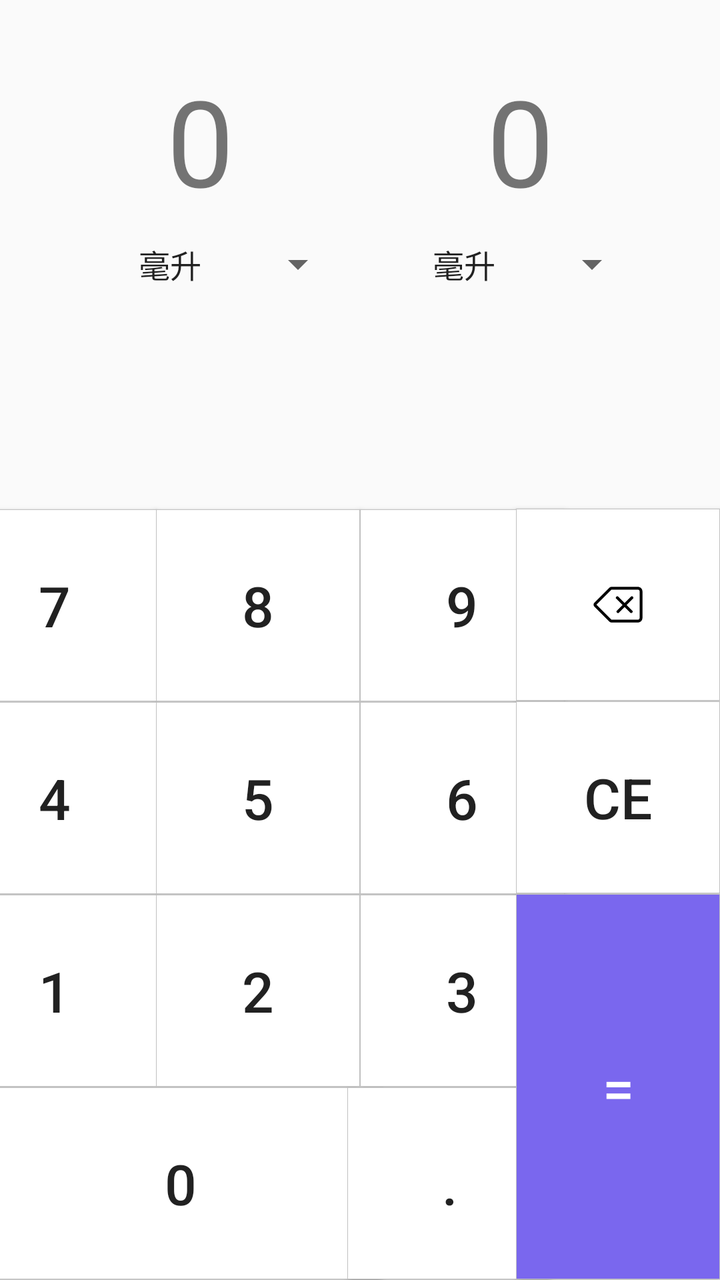
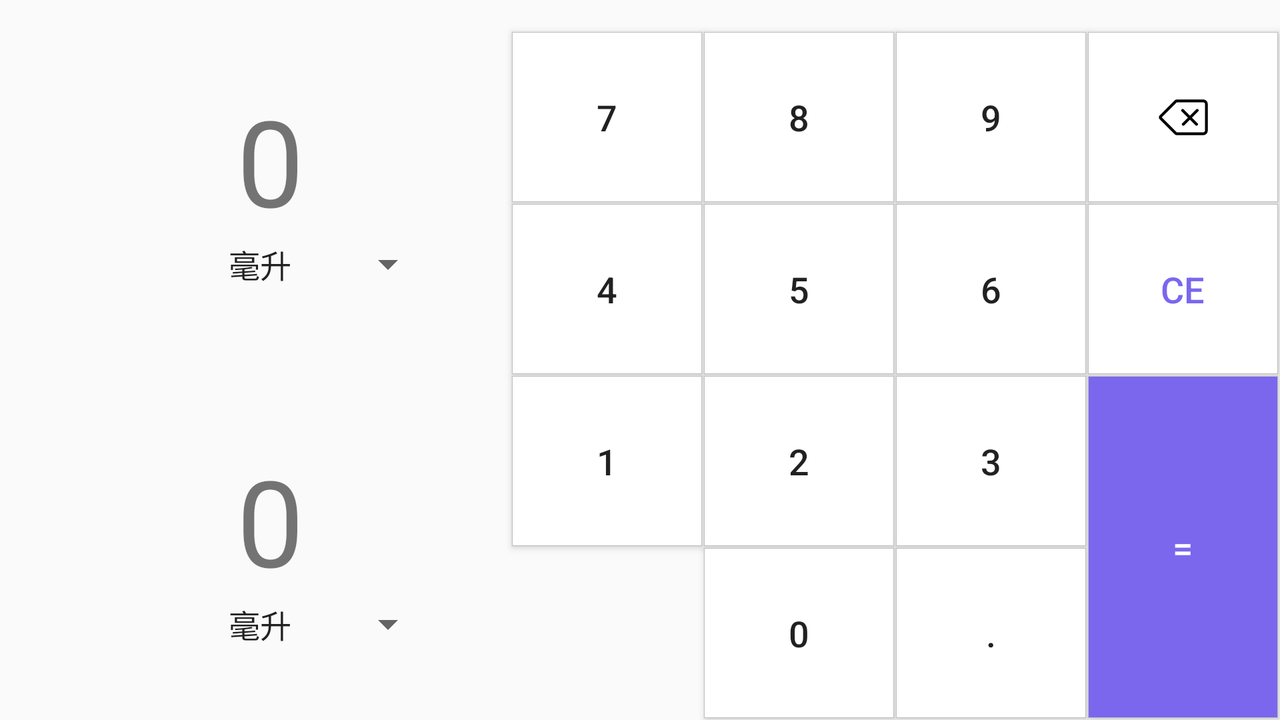

The same Android screen from two of the app's own layout files: first res/layout/ as a phone draws it, then the repository's variant for another configuration, drawn on a device whose configuration selects that folder. Both files follow.
<!-- AndroidManifest.xml: application theme AppTheme -->
<!-- res/layout/fragment_volume.xml -->
<?xml version="1.0" encoding="utf-8"?>
<androidx.constraintlayout.widget.ConstraintLayout
    xmlns:android="http://schemas.android.com/apk/res/android"
    xmlns:app="http://schemas.android.com/apk/res-auto"
    xmlns:tools="http://schemas.android.com/tools"
    android:layout_width="match_parent"
    android:layout_height="match_parent">

    <TextView
        android:id="@+id/vol_textView_1"
        android:layout_width="200dp"
        android:layout_height="wrap_content"
        android:gravity="center"
        style="@style/textViewTextSize"
        android:layout_marginTop="20dp"
        app:layout_constraintStart_toStartOf="parent"
        app:layout_constraintTop_toTopOf="parent"
        app:layout_constraintBottom_toTopOf="@id/vol_spinner_first" />

    <TextView
        android:id="@+id/vol_textView_2"
        android:layout_width="200dp"
        android:layout_height="wrap_content"
        android:gravity="center"
        style="@style/textViewTextSize"
        android:layout_marginTop="20dp"
        app:layout_constraintEnd_toEndOf="parent"
        app:layout_constraintTop_toTopOf="parent"
        app:layout_constraintBottom_toTopOf="@id/vol_spinner_second" />

    <androidx.appcompat.widget.AppCompatSpinner
        android:id="@+id/vol_spinner_first"
        android:layout_width="wrap_content"
        android:layout_height="wrap_content"
        android:entries="@array/array_vol"
        style="@style/common_spinner"
        android:popupTheme="@style/common_spinner"
        android:layout_marginTop="120dp"
        android:layout_marginLeft="45dp"
        app:layout_constraintStart_toStartOf="parent"
        app:layout_constraintTop_toTopOf="parent" />

    <androidx.appcompat.widget.AppCompatSpinner
        android:id="@+id/vol_spinner_second"
        android:layout_width="wrap_content"
        android:layout_height="wrap_content"
        android:entries="@array/array_vol"
        style="@style/common_spinner"
        android:popupTheme="@style/common_spinner"
        android:layout_marginTop="120dp"
        android:layout_marginRight="40dp"
        app:layout_constraintEnd_toEndOf="parent"
        app:layout_constraintTop_toTopOf="parent" />

    <Button
        android:id="@+id/vol_btn_0"
        style="@style/buttonStyle"
        android:layout_width="202dp"
        android:background="@drawable/button_gray_background"
        android:text="0"
        app:layout_constraintBottom_toBottomOf="parent"
        app:layout_constraintEnd_toStartOf="@id/vol_btn_3"
        app:layout_constraintStart_toStartOf="parent" />

    <Button
        android:id="@+id/vol_btn_point"
        style="@style/buttonStyle"
        android:text="."
        android:background="@drawable/button_gray_background"
        app:layout_constraintStart_toEndOf="@id/vol_btn_0"
        app:layout_constraintBottom_toBottomOf="parent"
        app:layout_constraintEnd_toStartOf="@id/vol_btn_equal"/>

    <Button
        android:id="@+id/vol_btn_1"
        style="@style/buttonStyle"
        android:background="@drawable/button_gray_background"
        android:text="1"
        app:layout_constraintStart_toStartOf="parent"
        app:layout_constraintBottom_toTopOf="@id/vol_btn_0"
        app:layout_constraintEnd_toStartOf="@id/vol_btn_2"
        />

    <Button
        android:id="@+id/vol_btn_2"
        style="@style/buttonStyle"
        android:background="@drawable/button_gray_background"
        android:text="2"
        app:layout_constraintStart_toEndOf="@id/vol_btn_1"
        app:layout_constraintBottom_toTopOf="@id/vol_btn_0"
        app:layout_constraintEnd_toStartOf="@id/vol_btn_3"
        />

    <Button
        android:id="@+id/vol_btn_3"
        style="@style/buttonStyle"
        android:background="@drawable/button_gray_background"
        android:text="3"
        app:layout_constraintStart_toEndOf="@id/vol_btn_2"
        app:layout_constraintBottom_toTopOf="@id/vol_btn_point"
        app:layout_constraintEnd_toStartOf="@id/vol_btn_equal"
        />

    <Button
        android:id="@+id/vol_btn_4"
        style="@style/buttonStyle"
        android:background="@drawable/button_gray_background"
        android:text="4"
        app:layout_constraintStart_toStartOf="parent"
        app:layout_constraintBottom_toTopOf="@id/vol_btn_1"
        app:layout_constraintEnd_toStartOf="@id/vol_btn_5"
        />

    <Button
        android:id="@+id/vol_btn_5"
        style="@style/buttonStyle"
        android:background="@drawable/button_gray_background"
        android:text="5"
        app:layout_constraintStart_toEndOf="@id/vol_btn_4"
        app:layout_constraintBottom_toTopOf="@id/vol_btn_2"
        app:layout_constraintEnd_toStartOf="@id/vol_btn_6"
        />

    <Button
        android:id="@+id/vol_btn_6"
        style="@style/buttonStyle"
        android:background="@drawable/button_gray_background"
        android:text="6"
        app:layout_constraintStart_toEndOf="@id/vol_btn_5"
        app:layout_constraintBottom_toTopOf="@id/vol_btn_3"
        app:layout_constraintEnd_toStartOf="@id/vol_btn_ce"
        />

    <Button
        android:id="@+id/vol_btn_7"
        style="@style/buttonStyle"
        android:background="@drawable/button_gray_background"
        android:text="7"
        app:layout_constraintStart_toStartOf="parent"
        app:layout_constraintBottom_toTopOf="@id/vol_btn_4"
        app:layout_constraintEnd_toStartOf="@id/vol_btn_8"
        />

    <Button
        android:id="@+id/vol_btn_8"
        style="@style/buttonStyle"
        android:background="@drawable/button_gray_background"
        android:text="8"
        app:layout_constraintStart_toEndOf="@id/vol_btn_7"
        app:layout_constraintBottom_toTopOf="@id/vol_btn_5"
        app:layout_constraintEnd_toStartOf="@id/vol_btn_9"
        />

    <Button
        android:id="@+id/vol_btn_9"
        style="@style/buttonStyle"
        android:background="@drawable/button_gray_background"
        android:text="9"
        app:layout_constraintStart_toEndOf="@id/vol_btn_8"
        app:layout_constraintBottom_toTopOf="@id/vol_btn_6"
        app:layout_constraintEnd_toStartOf="@id/vol_btn_del"
        />

    <ImageButton
        android:id="@+id/vol_btn_del"
        style="@style/buttonStyle"
        android:translationZ="2dp"
        android:background="@drawable/button_gray_background"
        app:layout_constraintBottom_toTopOf="@id/vol_btn_ce"
        app:layout_constraintEnd_toEndOf="parent"
        app:layout_constraintLeft_toRightOf="@id/vol_btn_9"
        app:srcCompat="@drawable/ic_delete" />

    <Button
        android:id="@+id/vol_btn_ce"
        style="@style/buttonStyle"
        android:background="@drawable/button_gray_background"
        android:text="ce"
        app:layout_constraintBottom_toTopOf="@id/vol_btn_equal"
        app:layout_constraintEnd_toEndOf="parent"
        app:layout_constraintLeft_toRightOf="@id/vol_btn_6" />

    <Button
        android:id="@+id/vol_btn_equal"
        style="@style/buttonStyle"
        android:layout_height="192.5dp"
        android:background="@drawable/button_blue_background"
        android:text="="
        android:textColor="#fff"
        app:layout_constraintBottom_toBottomOf="parent"
        app:layout_constraintEnd_toEndOf="parent"
        app:layout_constraintLeft_toRightOf="@id/vol_btn_point" />

</androidx.constraintlayout.widget.ConstraintLayout>
<!-- resources referenced by this layout -->
<resources>
  <array name="array_vol">
          <item>毫升</item>
          <item>立方厘米</item>
          <item>升</item>
          <item>立方米</item>
      </array>
  <!-- drawable button_blue_background (drawable) -->
  <?xml version="1.0" encoding="utf-8"?>
  <selector xmlns:android="http://schemas.android.com/apk/res/android">
      <item android:state_pressed="false">
          <shape>
              <solid android:color="@color/colorBlue"></solid>
              <stroke android:width="0.05dp"
                  android:color="#c0c0c0"></stroke>
          </shape>
      </item>
  
      <item android:state_pressed="true">
          <shape>
              <solid android:color="@color/colorLightBlue"></solid>
              <stroke android:width="0.05dp"
                  android:color="#c0c0c0"></stroke>
          </shape>
      </item>
  </selector>
  <!-- drawable button_gray_background (drawable) -->
  <?xml version="1.0" encoding="utf-8"?>
  <selector xmlns:android="http://schemas.android.com/apk/res/android">
      <item android:state_pressed="false">
          <shape>
              <solid android:color="#fff"></solid>
              <stroke android:width="0.05dp"
                  android:color="#c0c0c0"></stroke>
          </shape>
      </item>
  
      <item android:state_pressed="true">
          <shape>
              <solid android:color="@color/light_gray"></solid>
              <stroke android:width="0.05dp"
                  android:color="#c0c0c0"></stroke>
          </shape>
      </item>
  </selector>
  <style name="buttonStyle">
          <item name="android:layout_width">102dp</item>
          <item name="android:layout_height">96dp</item>
          <item name="android:layout_marginBottom">0.025dp</item>
          <item name="android:textSize">28sp</item>
      </style>
  <style name="common_spinner">
          
          <item name="android:popupBackground">#fff</item>
          <item name="android:layout_gravity">center</item>
          <item name="android:gravity">center</item>
          <item name="android:layout_width">wrap_content</item>
          <item name="android:layout_height">match_parent</item>
          
          <item name="android:dropDownVerticalOffset">?attr/actionBarSize</item>
          
          <item name="android:dropDownSelector">@color/light_gray</item>
          
          <item name="android:dropDownListViewStyle">@style/spinnerListStyle</item>
          
          <item name="android:dropDownItemStyle">@style/itemSpinnerStyle</item>
      </style>
  <style name="textViewTextSize">
          <item name="android:textSize">60sp</item>
          <item name="android:text">0</item>
      </style>
  <style name="AppTheme" parent="Theme.AppCompat.Light.DarkActionBar">
          
          <item name="colorPrimary">@color/colorPrimary</item>
          <item name="colorPrimaryDark">@color/colorPrimaryDark</item>
          <item name="colorAccent">@color/colorAccent</item>
      </style>
  <color name="colorBlue">#7A67EE</color>
  <color name="colorLightBlue">#FF00FF</color>
  <color name="light_gray">#D3D3D3</color>
  <style name="spinnerListStyle" parent="@android:style/Widget.ListView.DropDown">
          <item name="android:divider">@color/light_gray</item>
          <item name="android:dividerHeight">1dp</item>
      </style>
  <style name="itemSpinnerStyle" parent="@android:style/Widget.TextView.SpinnerItem">
          <item name="android:textColor">@color/black</item>
          <item name="android:textSize">30sp</item>
      </style>
  <color name="colorPrimary">#008577</color>
  <color name="colorPrimaryDark">#00574B</color>
  <color name="colorAccent">#D81B60</color>
  <color name="black">#000000</color>
</resources>
<!-- res/layout-land/fragment_volume.xml (the repository's variant of the layout above) -->
<!-- drawn on the phone turned sideways -->
<?xml version="1.0" encoding="utf-8"?>
<androidx.constraintlayout.widget.ConstraintLayout
    xmlns:android="http://schemas.android.com/apk/res/android"
    xmlns:app="http://schemas.android.com/apk/res-auto"
    xmlns:tools="http://schemas.android.com/tools"
    android:layout_width="match_parent"
    android:layout_height="match_parent">

    <TextView
        android:id="@+id/vol_textView_1"
        android:layout_width="270dp"
        android:layout_height="wrap_content"
        android:gravity="center"
        style="@style/textViewTextSize"
        android:layout_marginTop="40dp"
        app:layout_constraintStart_toStartOf="parent"
        app:layout_constraintTop_toTopOf="parent" />

    <TextView
        android:id="@+id/vol_textView_2"
        android:layout_width="270dp"
        android:layout_height="wrap_content"
        android:gravity="center"
        style="@style/textViewTextSize"
        android:layout_marginBottom="60dp"
        app:layout_constraintStart_toStartOf="parent"
        app:layout_constraintBottom_toBottomOf="parent"/>

    <androidx.appcompat.widget.AppCompatSpinner
        android:id="@+id/vol_spinner_first"
        android:layout_width="wrap_content"
        android:layout_height="wrap_content"
        android:entries="@array/array_vol"
        style="@style/common_spinner"
        android:popupTheme="@style/common_spinner"
        android:layout_marginLeft="90dp"
        app:layout_constraintStart_toStartOf="parent"
        app:layout_constraintTop_toBottomOf="@id/vol_textView_1" />

    <androidx.appcompat.widget.AppCompatSpinner
        android:id="@+id/vol_spinner_second"
        android:layout_width="wrap_content"
        android:layout_height="wrap_content"
        android:entries="@array/array_vol"
        style="@style/common_spinner"
        android:popupTheme="@style/common_spinner"
        android:layout_marginLeft="90dp"
        app:layout_constraintStart_toStartOf="parent"
        app:layout_constraintTop_toBottomOf="@id/vol_textView_2" />

    <Button
        android:id="@+id/vol_btn_0"
        style="@style/buttonLandStyle"
        android:layout_height="85dp"
        android:background="@drawable/button_gray_background"
        android:text="0"
        app:layout_constraintBottom_toBottomOf="parent"
        app:layout_constraintEnd_toStartOf="@id/vol_btn_point" />

    <Button
        android:id="@+id/vol_btn_point"
        style="@style/buttonLandStyle"
        android:layout_height="85dp"
        android:text="."
        android:background="@drawable/button_gray_background"
        app:layout_constraintBottom_toBottomOf="parent"
        app:layout_constraintEnd_toStartOf="@id/vol_btn_equal"/>

    <Button
        android:id="@+id/vol_btn_1"
        style="@style/buttonLandStyle"
        android:layout_height="85dp"
        android:background="@drawable/button_gray_background"
        android:text="1"
        app:layout_constraintBottom_toTopOf="@id/vol_btn_0"
        app:layout_constraintEnd_toStartOf="@id/vol_btn_2"
        />

    <Button
        android:id="@+id/vol_btn_2"
        style="@style/buttonLandStyle"
        android:layout_height="85dp"
        android:background="@drawable/button_gray_background"
        android:text="2"
        app:layout_constraintBottom_toTopOf="@id/vol_btn_0"
        app:layout_constraintEnd_toStartOf="@id/vol_btn_3"
        />

    <Button
        android:id="@+id/vol_btn_3"
        style="@style/buttonLandStyle"
        android:layout_height="85dp"
        android:background="@drawable/button_gray_background"
        android:text="3"
        app:layout_constraintBottom_toTopOf="@id/vol_btn_point"
        app:layout_constraintEnd_toStartOf="@id/vol_btn_equal"
        />

    <Button
        android:id="@+id/vol_btn_4"
        style="@style/buttonLandStyle"
        android:layout_height="85dp"
        android:background="@drawable/button_gray_background"
        android:text="4"

        app:layout_constraintBottom_toTopOf="@id/vol_btn_1"
        app:layout_constraintEnd_toStartOf="@id/vol_btn_5"
        />

    <Button
        android:id="@+id/vol_btn_5"
        style="@style/buttonLandStyle"
        android:layout_height="85dp"
        android:background="@drawable/button_gray_background"
        android:text="5"

        app:layout_constraintBottom_toTopOf="@id/vol_btn_2"
        app:layout_constraintEnd_toStartOf="@id/vol_btn_6"
        />

    <Button
        android:id="@+id/vol_btn_6"
        style="@style/buttonLandStyle"
        android:layout_height="85dp"
        android:background="@drawable/button_gray_background"
        android:text="6"
        app:layout_constraintBottom_toTopOf="@id/vol_btn_3"
        app:layout_constraintEnd_toStartOf="@id/vol_btn_ce"
        />

    <Button
        android:id="@+id/vol_btn_7"
        style="@style/buttonLandStyle"
        android:layout_height="85dp"
        android:background="@drawable/button_gray_background"
        android:text="7"
        app:layout_constraintBottom_toTopOf="@id/vol_btn_4"
        app:layout_constraintEnd_toStartOf="@id/vol_btn_8"
        />

    <Button
        android:id="@+id/vol_btn_8"
        style="@style/buttonLandStyle"
        android:layout_height="85dp"
        android:background="@drawable/button_gray_background"
        android:text="8"
        app:layout_constraintBottom_toTopOf="@id/vol_btn_5"
        app:layout_constraintEnd_toStartOf="@id/vol_btn_9"
        />

    <Button
        android:id="@+id/vol_btn_9"
        style="@style/buttonLandStyle"
        android:layout_height="85dp"
        android:background="@drawable/button_gray_background"
        android:text="9"
        app:layout_constraintBottom_toTopOf="@id/vol_btn_6"
        app:layout_constraintEnd_toStartOf="@id/vol_btn_del"
        />

    <ImageButton
        android:id="@+id/vol_btn_del"
        style="@style/buttonLandStyle"
        android:layout_height="85dp"
        android:translationZ="2dp"
        android:background="@drawable/button_gray_background"
        app:layout_constraintBottom_toTopOf="@id/vol_btn_ce"
        app:layout_constraintEnd_toEndOf="parent"
        app:srcCompat="@drawable/ic_delete" />

    <Button
        android:id="@+id/vol_btn_ce"
        style="@style/buttonLandStyle"
        android:background="@drawable/button_gray_background"
        android:layout_height="85dp"
        android:text="ce"
        android:textColor="@color/colorBlue"
        app:layout_constraintBottom_toTopOf="@id/vol_btn_equal"
        app:layout_constraintEnd_toEndOf="parent" />

    <Button
        android:id="@+id/vol_btn_equal"
        style="@style/buttonLandStyle"
        android:layout_height="171dp"
        android:background="@drawable/button_blue_background"
        android:text="="
        android:textColor="#fff"
        app:layout_constraintBottom_toBottomOf="parent"
        app:layout_constraintEnd_toEndOf="parent" />

</androidx.constraintlayout.widget.ConstraintLayout>
<!-- resources referenced by the variant -->
<!-- as the phone turned sideways resolves them -->
<resources>
  <array name="array_vol">
          <item>毫升</item>
          <item>立方厘米</item>
          <item>升</item>
          <item>立方米</item>
      </array>
  <color name="colorBlue">#7A67EE</color>
  <!-- drawable button_blue_background (drawable) -->
  <?xml version="1.0" encoding="utf-8"?>
  <selector xmlns:android="http://schemas.android.com/apk/res/android">
      <item android:state_pressed="false">
          <shape>
              <solid android:color="@color/colorBlue"></solid>
              <stroke android:width="0.05dp"
                  android:color="#c0c0c0"></stroke>
          </shape>
      </item>
  
      <item android:state_pressed="true">
          <shape>
              <solid android:color="@color/colorLightBlue"></solid>
              <stroke android:width="0.05dp"
                  android:color="#c0c0c0"></stroke>
          </shape>
      </item>
  </selector>
  <!-- drawable button_gray_background (drawable) -->
  <?xml version="1.0" encoding="utf-8"?>
  <selector xmlns:android="http://schemas.android.com/apk/res/android">
      <item android:state_pressed="false">
          <shape>
              <solid android:color="#fff"></solid>
              <stroke android:width="0.05dp"
                  android:color="#c0c0c0"></stroke>
          </shape>
      </item>
  
      <item android:state_pressed="true">
          <shape>
              <solid android:color="@color/light_gray"></solid>
              <stroke android:width="0.05dp"
                  android:color="#c0c0c0"></stroke>
          </shape>
      </item>
  </selector>
  <style name="buttonLandStyle">
          <item name="android:layout_width">95dp</item>
          <item name="android:layout_height">50dp</item>
          <item name="android:layout_marginBottom">1dp</item>
          <item name="android:layout_marginRight">1dp</item>
          <item name="android:textSize">18sp</item>
      </style>
  <style name="common_spinner">
          
          <item name="android:popupBackground">#fff</item>
          <item name="android:layout_gravity">center</item>
          <item name="android:gravity">center</item>
          <item name="android:layout_width">wrap_content</item>
          <item name="android:layout_height">match_parent</item>
          
          <item name="android:dropDownVerticalOffset">?attr/actionBarSize</item>
          
          <item name="android:dropDownSelector">@color/light_gray</item>
          
          <item name="android:dropDownListViewStyle">@style/spinnerListStyle</item>
          
          <item name="android:dropDownItemStyle">@style/itemSpinnerStyle</item>
      </style>
  <style name="textViewTextSize">
          <item name="android:textSize">60sp</item>
          <item name="android:text">0</item>
      </style>
  <style name="AppTheme" parent="Theme.AppCompat.Light.DarkActionBar">
          
          <item name="colorPrimary">@color/colorPrimary</item>
          <item name="colorPrimaryDark">@color/colorPrimaryDark</item>
          <item name="colorAccent">@color/colorAccent</item>
      </style>
  <color name="colorLightBlue">#FF00FF</color>
  <color name="light_gray">#D3D3D3</color>
  <style name="spinnerListStyle" parent="@android:style/Widget.ListView.DropDown">
          <item name="android:divider">@color/light_gray</item>
          <item name="android:dividerHeight">1dp</item>
      </style>
  <style name="itemSpinnerStyle" parent="@android:style/Widget.TextView.SpinnerItem">
          <item name="android:textColor">@color/black</item>
          <item name="android:textSize">30sp</item>
      </style>
  <color name="colorPrimary">#008577</color>
  <color name="colorPrimaryDark">#00574B</color>
  <color name="colorAccent">#D81B60</color>
  <color name="black">#000000</color>
</resources>
